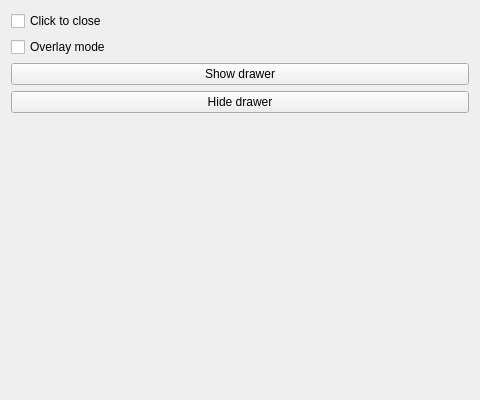
<?xml version="1.0" encoding="UTF-8"?>
<ui version="4.0">
 <class>DrawerSettings</class>
 <widget class="QWidget" name="DrawerSettings">
  <property name="geometry">
   <rect>
    <x>0</x>
    <y>0</y>
    <width>480</width>
    <height>400</height>
   </rect>
  </property>
  <property name="windowTitle">
   <string>Form</string>
  </property>
  <layout class="QGridLayout" name="gridLayout">
   <item row="4" column="0">
    <widget class="MaterialDrawer" name="drawer"/>
   </item>
   <item row="3" column="0">
    <widget class="QPushButton" name="hideDrawerButton">
     <property name="text">
      <string>Hide drawer</string>
     </property>
    </widget>
   </item>
   <item row="2" column="0">
    <widget class="QPushButton" name="showDrawerButton">
     <property name="text">
      <string>Show drawer</string>
     </property>
    </widget>
   </item>
   <item row="0" column="0">
    <widget class="QCheckBox" name="clickToCloseCheckBox">
     <property name="text">
      <string>Click to close</string>
     </property>
    </widget>
   </item>
   <item row="1" column="0">
    <widget class="QCheckBox" name="overlayModeCheckBox">
     <property name="text">
      <string>Overlay mode</string>
     </property>
    </widget>
   </item>
  </layout>
 </widget>
 <customwidgets>
  <customwidget>
   <class>MaterialDrawer</class>
   <extends>QWidget</extends>
   <header location="global">QtMaterialWidgets/drawer.hpp</header>
  </customwidget>
 </customwidgets>
 <resources/>
 <connections/>
</ui>
